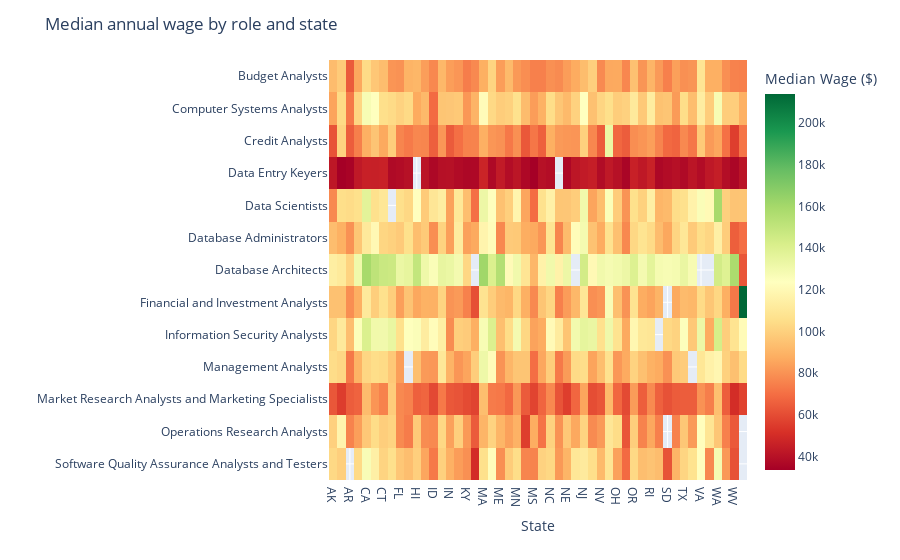

The code cell stored with this chart in its notebook:
### Markdown cell above
## Median Annual Wage by Role and State

Once again we see **Data Entry Keyers** having the lowest median pay across all states and roles. We are also able to clearly see that **Database Architects** are indeed the highest paid, in general, across most states in the US.

### Code cell
# --- Pivot table for median wages ---
pivot = (
    filtered_df
      .pivot_table(index='occ_title', columns='prim_state', values='a_median')
      .sort_index()  # alphabetize roles
)

# --- Align to alphabetic state order ---
pivot = pivot[state_order]

# --- Plot heatmap ---
fig_heat = px.imshow(
    pivot,
    aspect='auto',
    color_continuous_scale='RdYlGn',
    origin='lower'
)

fig_heat.update_layout(
    title="Median annual wage by role and state",
    xaxis_title="State",
    yaxis_title="",
    yaxis_autorange='reversed',
    coloraxis_colorbar=dict(title="Median Wage ($)")
)

fig_heat.show()

### Figure 1 — Plotly figure (JSON) as saved in the notebook; plotly's stock layout.template omitted (floating-point values rounded to 4 significant figures; data arrays with more than 128 entries replaced by an {"elided": "..."} marker saying what was removed)
{"data": [{"coloraxis": "coloraxis", "hovertemplate": "prim_state: %{x}<br>occ_title: %{y}<br>color: %{z}<extra></extra>", "name": "0", "type": "heatmap", "x": ["AK", "AL", "AR", "AZ", "CA", "CO", "CT", "DE", "FL", "GA", "HI", "IA", "ID", "IL", "IN", "KS", "KY", "LA", "MA", "MD", "ME", "MI", "MN", "MO", "MS", "MT", "NC", "ND", "NE", "NH", "NJ", "NM", "NV", "NY", "OH", "OK", "OR", "PA", "RI", "SC", "SD", "TN", "TX", "UT", "VA", "VT", "WA", "WI", "WV", "WY"], "xaxis": "x", "y": ["Budget Analysts", "Computer Systems Analysts", "Credit Analysts", "Data Entry Keyers", "Data Scientists", "Database Administrators", "Database Architects", "Financial and Investment Analysts", "Information Security Analysts", "Management Analysts", "Market Research Analysts and Marketing Specialists", "Operations Research Analysts", "Software Quality Assurance Analysts and Testers"], "yaxis": "y", "z": {"elided": "13x50 float values"}}], "layout": {"coloraxis": {"colorbar": {"title": {"text": "Median Wage ($)"}}, "colorscale": [[0, "rgb(165,0,38)"], [0.1, "rgb(215,48,39)"], [0.2, "rgb(244,109,67)"], [0.3, "rgb(253,174,97)"], [0.4, "rgb(254,224,139)"], [0.5, "rgb(255,255,191)"], [0.6, "rgb(217,239,139)"], [0.7, "rgb(166,217,106)"], [0.8, "rgb(102,189,99)"], [0.9, "rgb(26,152,80)"], [1, "rgb(0,104,55)"]]}, "margin": {"t": 60}, "title": {"text": "Median annual wage by role and state"}, "xaxis": {"anchor": "y", "domain": [0, 1], "title": {"text": "State"}}, "yaxis": {"anchor": "x", "autorange": "reversed", "domain": [0, 1], "title": {"text": ""}}}}
